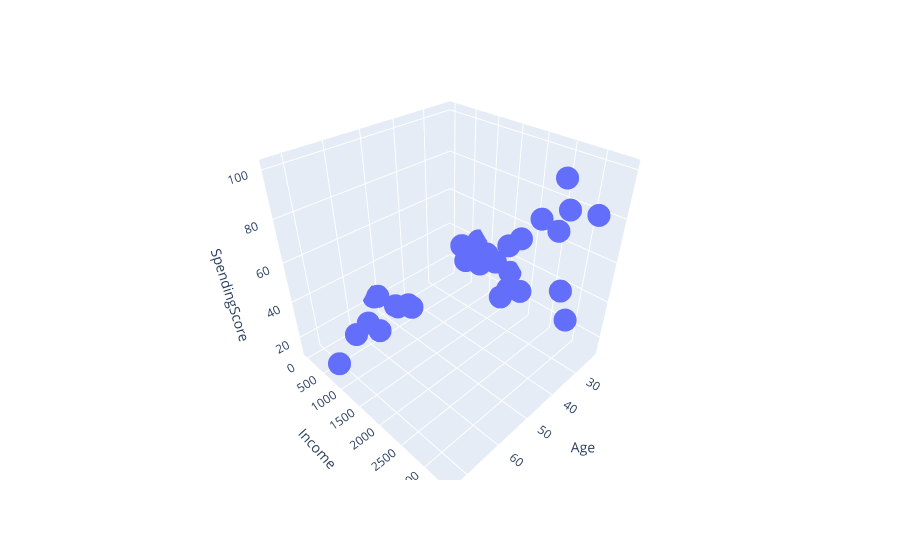

The notebook cell this image was saved under:
### Markdown cell above
Let's visualize the dataset in 3D using `plotly`.

### Code cell
fig = px.scatter_3d(df, x='Age', y='Income', z='SpendingScore')

fig.show()

### Figure 1 — Plotly figure (JSON) as saved in the notebook; plotly's stock layout.template omitted (floating-point values rounded to 4 significant figures)
{"data": [{"hovertemplate": "Age=%{x}<br>Income=%{y}<br>SpendingScore=%{z}<extra></extra>", "legendgroup": "", "marker": {"color": "#636efa", "symbol": "circle"}, "mode": "markers", "name": "", "scene": "scene", "showlegend": false, "type": "scatter3d", "x": [25.87, 29.88, 22.15, 24.84, 27.4, 23.14, 22.82, 27.41, 28.66, 22.88, 29.82, 41.34, 34.11, 35.19, 58.81, 39.42, 35.37, 42.71, 37.41, 29.97, 66.27, 46.41, 57.55, 43.19, 52.31, 62.03, 50.64, 52.32, 73.4, 50.64], "y": [1178.0, 1249.0, 753.1, 1336.0, 635.9, 1529.0, 1587.0, 1800.0, 1707.0, 861.3, 3356.0, 3391.0, 3075.0, 3003.0, 2690.0, 2631.0, 2375.0, 3290.0, 3394.0, 2461.0, 728.3, 591.9, 568.1, 223.2, -19.73, 684.5, 469.7, 105.7, 877.6, 538.1], "z": [40.64, 39.05, 40.33, 37.03, 40.2, 47.22, 32.52, 29.65, 24.77, 36.51, 86.67, 64.17, 88.87, 101.1, 83.09, 51.41, 69.95, 88.85, 46.43, 75.92, 26.42, 19.43, 16.31, 12.25, 22.55, 27.66, 22.79, 24.82, 20.52, 23.1]}], "layout": {"legend": {"tracegroupgap": 0}, "margin": {"t": 60}, "scene": {"domain": {"x": [0, 1], "y": [0, 1]}, "xaxis": {"title": {"text": "Age"}}, "yaxis": {"title": {"text": "Income"}}, "zaxis": {"title": {"text": "SpendingScore"}}}}}
